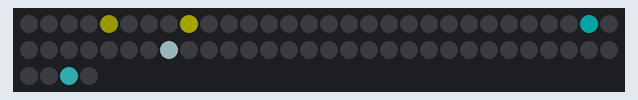
This sketch was run on a simulated Arduino Uno, built with avr-gcc and run on an emulated ATmega328P. Parts: 64 RGB LEDs in strip order, left to right, continuing on the next row. Dim RGB values are drawn brighter than linear; random numbers use the default seed unless the sketch sets one.

Above: at 0.46 s.
At 3.25 s:
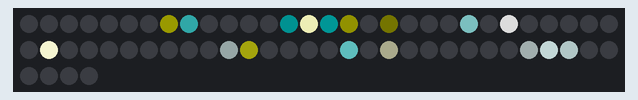
At 10.13 s:
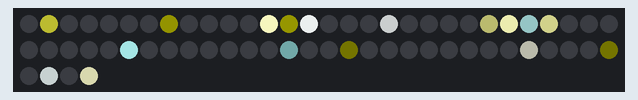
At 19.56 s:
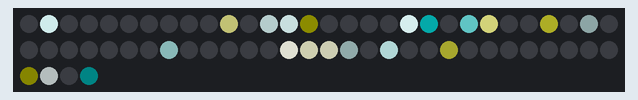
At 30.19 s:
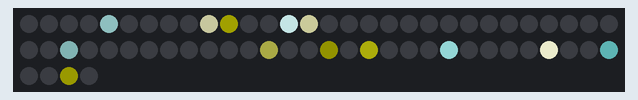
At 39.55 s:
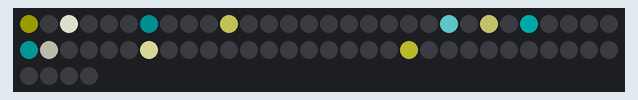

The sketch:

twinkle.ino
```cpp
#include <stdlib.h>
#include "Arduino.h"
#include <Adafruit_NeoPixel.h>

#define NEOPIN 8
#define LEDCOUNT 64

Adafruit_NeoPixel strip = Adafruit_NeoPixel(LEDCOUNT, NEOPIN, NEO_GRB + NEO_KHZ800);
// strip.setPixelColor(i, c)
// strip.setPixelColor(i, r, g, b)


typedef struct {
  int16_t current;
  int16_t target;
  int16_t rate;
  int16_t cOffset; // colour offset
} LedItem;

LedItem ledItems[LEDCOUNT];

void setup() {
  randomSeed(analogRead(0));

  strip.begin();
  strip.show();

  for (int i=0; i < LEDCOUNT; i++) {
    ledItems[i].current = 0;
    ledItems[i].cOffset = 0;
  }
}

// Chance of starting a new twinkle (per tick, which is ~20ms)
bool rand_new_led() {
  return (rand()%1000 < 6);
}

void loop() {
  for (int i=0; i < LEDCOUNT; i++) {
    if (ledItems[i].current == 0) {
      if (rand_new_led()) {
        ledItems[i].current = 1;
        ledItems[i].rate = 3 + rand()%7;
        ledItems[i].target = 96 + rand()%159;
        ledItems[i].cOffset = -60 + ( rand() % 120 );
      }
    }
    else {
      ledItems[i].current += ledItems[i].rate;
      if (ledItems[i].current <= 0) {
        ledItems[i].current = 0;
        ledItems[i].cOffset = 0;
      }
      else if (ledItems[i].current > ledItems[i].target) {
        ledItems[i].current = ledItems[i].target;
        ledItems[i].rate = -ledItems[i].rate;
      }
    }
  }

  for (int i=0; i < LEDCOUNT; i++) {
    int16_t blue = ledItems[i].current;
    int16_t red = ledItems[i].current;
    int16_t green = ledItems[i].current;
    if (ledItems[i].cOffset > 0) {
      red -= ledItems[i].cOffset;
    }
    else if (ledItems[i].cOffset < 0) {
      blue += ledItems[i].cOffset;
    }
    if (blue < 0) { blue = 0; }
    if (red < 0) { red = 0; }
    uint32_t c = strip.Color(red, green, blue);
    strip.setPixelColor(i, c);
  }

  strip.show();
  delay(20);
}
```
